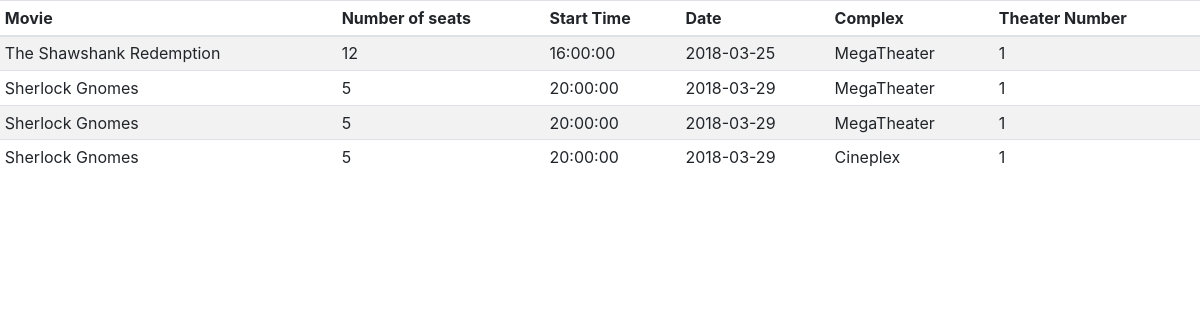
Page /parts/reserve_list.php?userID=1 on the committed database.
### tables this page shows
CREATE TABLE `Reservation` (
  `UserID` int(11) NOT NULL,
  `STime` time NOT NULL,
  `SDate` date NOT NULL,
  `TheaterNo` int(11) NOT NULL,
  `ComplexNo` int(11) NOT NULL,
  `MovieID` int(11) NOT NULL,
  `NumTickets` int(11) NOT NULL,
  PRIMARY KEY (`UserID`,`STime`,`SDate`,`MovieID`),
  KEY `STime` (`STime`,`SDate`,`TheaterNo`,`ComplexNo`,`MovieID`),
  CONSTRAINT `reservation_ibfk_1` FOREIGN KEY (`STime`, `SDate`, `TheaterNo`, `ComplexNo`, `MovieID`) REFERENCES `Showing` (`STime`, `SDate`, `TheaterNo`, `ComplexNo`, `MovieID`) on delete cascade,
  CONSTRAINT `reservation_ibfk_2` FOREIGN KEY (`UserID`) REFERENCES `Users` (`UserID`)
);

CREATE TABLE `movie` (
  `MovieID` int(11) NOT NULL AUTO_INCREMENT,
  `Title` varchar(60) NOT NULL,
  `RunTime` int(11) NOT NULL,
  `Rating` enum('G','PG','14A','18A','R','A') NOT NULL,
  `Plot` text,
  `Director` varchar(100) NOT NULL,
  `Producer` varchar(100) NOT NULL,
  `SDate` date NOT NULL,
  `EDate` date NOT NULL,
  `SupplierID` int(11) NOT NULL,
  PRIMARY KEY (`MovieID`),
  KEY `SupplierID` (`SupplierID`),
  CONSTRAINT `movie_ibfk_1` FOREIGN KEY (`SupplierID`) REFERENCES `supplier` (`SupplierID`)
);

CREATE TABLE `complex` (
  `ComplexNo` int(11) NOT NULL AUTO_INCREMENT,
  `Name` varchar(50) NOT NULL,
  `Address` varchar(100) NOT NULL,
  `Phone` char(10) NOT NULL,
  PRIMARY KEY (`ComplexNo`)
);

### parts/reserve_list.php (the view, shortened to what this page needs)
<?php
include_once '../lib/database.php';
$user = $_GET["userID"];
$reserves=$db->query("Select M.title, NumTickets, R.Stime, R.Sdate, C.Name, R.theaterNo  from reservation R, users U, showing S, movie M, complex C where R.userid=U.userid and R.movieid=S.movieid and S.movieid=M.movieID and S.`ComplexNo`=C.complexno and R.userid=".$user);
?>
<!DOCTYPE html>
<html lang="en">
<head>
    <link href="../css/bootstrap.css" rel="stylesheet">
</head>
<body>
<table class="table table-striped table-sm">
              <thead>
                <tr>
                  <th>Movie</th>
                  <th>Number of seats</th>
                  <th>Start Time</th>
                  <th>Date</th>
                  <th>Complex</th>
                  <th>Theater Number</th>
                </tr>
              </thead>
              <tbody>
<?php
while($res = $reserves->fetch()){
  echo "<tr><td>".$res['title']."</td><td>".$res["NumTickets"]."</td><td>".$res["Stime"]."</td><td>".$res["Sdate"]."</td><td>".$res["Name"]."</td><td>".$res["theaterNo"]."</td></tr>";
};
?>
              </tbody>
            </table>
</body>
</html>

### rows in the picture
reservation: movie.Title "The Shawshank Redemption", NumTickets "12", STime "16:00:00", SDate "2018-03-25", complex.Name "MegaTheater", TheaterNo "1"
reservation: movie.Title "Sherlock Gnomes", NumTickets "5", STime "20:00:00", SDate "2018-03-29", complex.Name "MegaTheater", TheaterNo "1", complex.Name "Cineplex"
